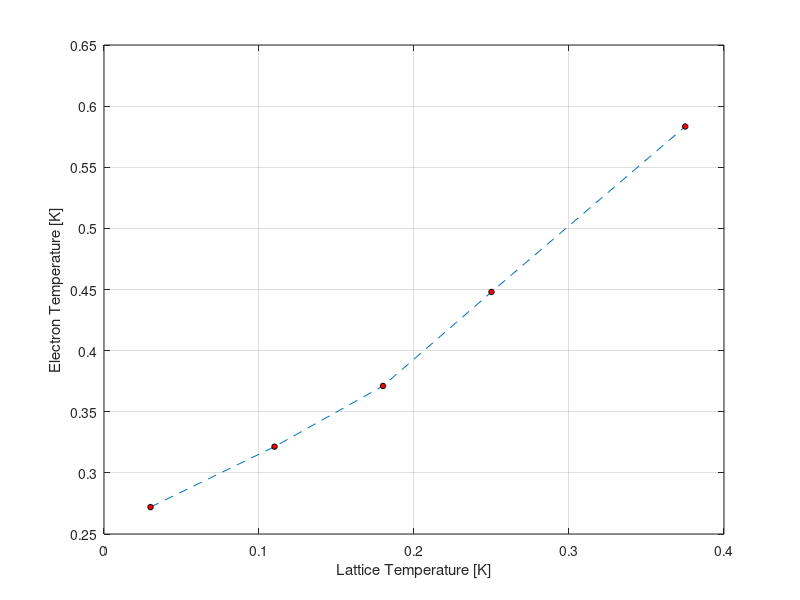

Recreate this plot in MATLAB.
%{
child = get(gca,'Children');
X = get(child,'XData');
Y = get(child,'YData');
% i = [7,9,10,11,12];%30mK
% i = [5,7,8,9,10,11,12];%110mK
% i = [6,7,8,9,10,11];%180mK
% i = [5,6,7,8,9,10,11,12,13,14,15,16,18,19,20,22];%250mK
i = [4,6,7,8,9,10,11,12,13,14,15,19,20,21,23,25,26,27];%375mK

 for ii=1:length(i)
    XX(ii) = X(i(ii));
    YY(ii) = Y(i(ii));
end
avg = mean(YY);

figure;
plot(XX,YY,'Marker','o','MarkerSize',4,'MarkerFaceColor','r',...
    'MarkerEdgeColor','k','LineStyle','none');
grid on;
xlabel('Vbias [V]');

% ylabel('Temperature [K]');
ylabel('Alpha_g');
% ylabel('A constant');

T = 375;
% title([{['Lattice Temperature = ',num2str(T),'mK']};{['Average Value=',num2str(avg),'K']}]);
title([{['Lattice Temperature = ',num2str(T),'mK']};{['Average Value=',num2str(avg)]}]);
set(gcf,'Color','w');
set(gca,'FontSize',15);
ax = gca;
ax.TitleFontSizeMultiplier = 0.8;
%}
e = 1.602e-19;h = 6.626e-34;

Te = [0.27203,0.32143,0.37109,0.44799,0.58333];
Te = Te-0.2*0;
A = [0.0112,0.019339,0.025556,0.033932,0.066684]*1e-7*e/h;

T = [0.03,0.11,0.18,0.25,0.375];

figure;
plot(T,Te,'Marker','o','MarkerSize',4,'MarkerFaceColor','r',...
    'MarkerEdgeColor','k','LineStyle','--');
grid on;
xlabel('Lattice Temperature [K]');ylabel('Electron Temperature [K]');

% figure;
% plot(T,A,'Marker','o','MarkerSize',4,'MarkerFaceColor','r',...
%     'MarkerEdgeColor','k','LineStyle','--');
% grid on;
% xlabel('Lattice Temperature [K]');ylabel('Tunneling Rate [K]');




